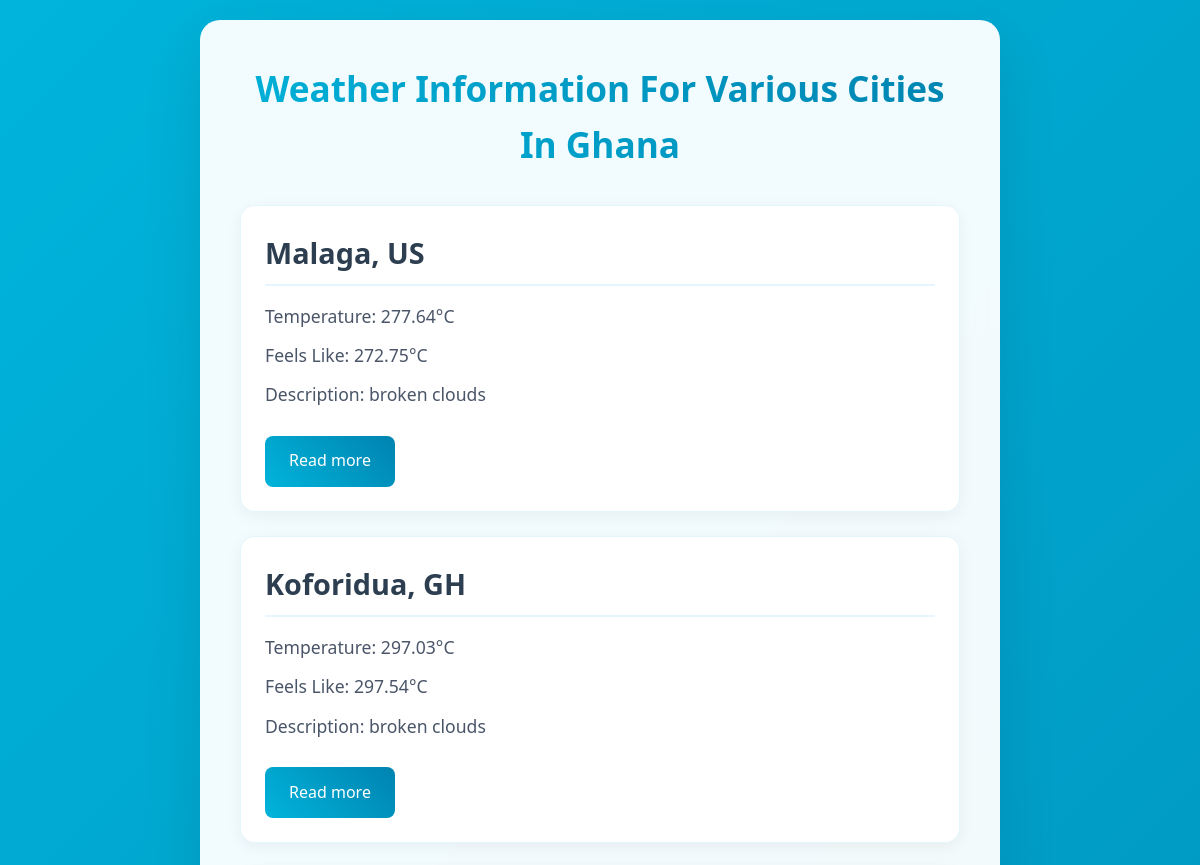
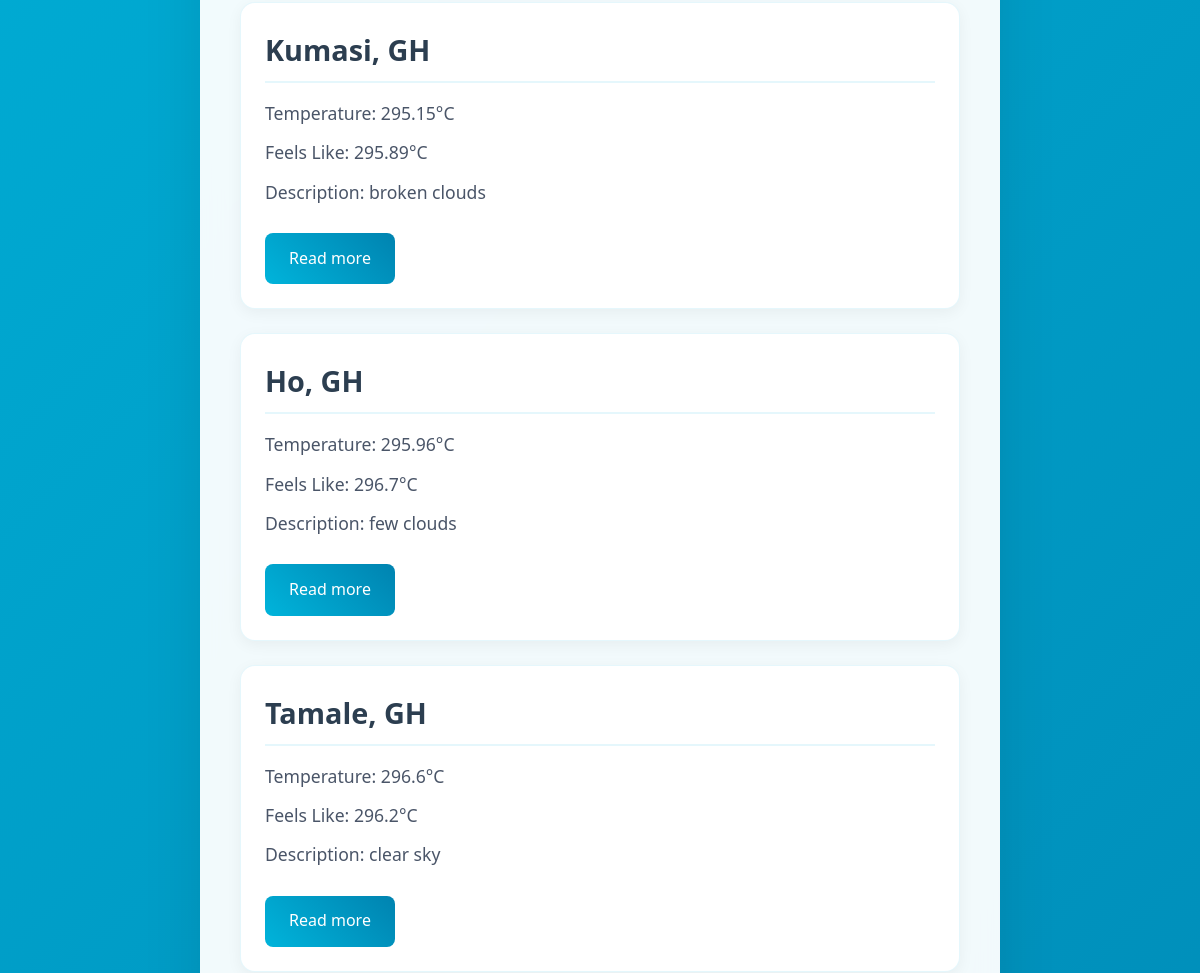
Page /skydata/weather/fetch/ (upper part) on the earlier database version (2 pictures, top to bottom).
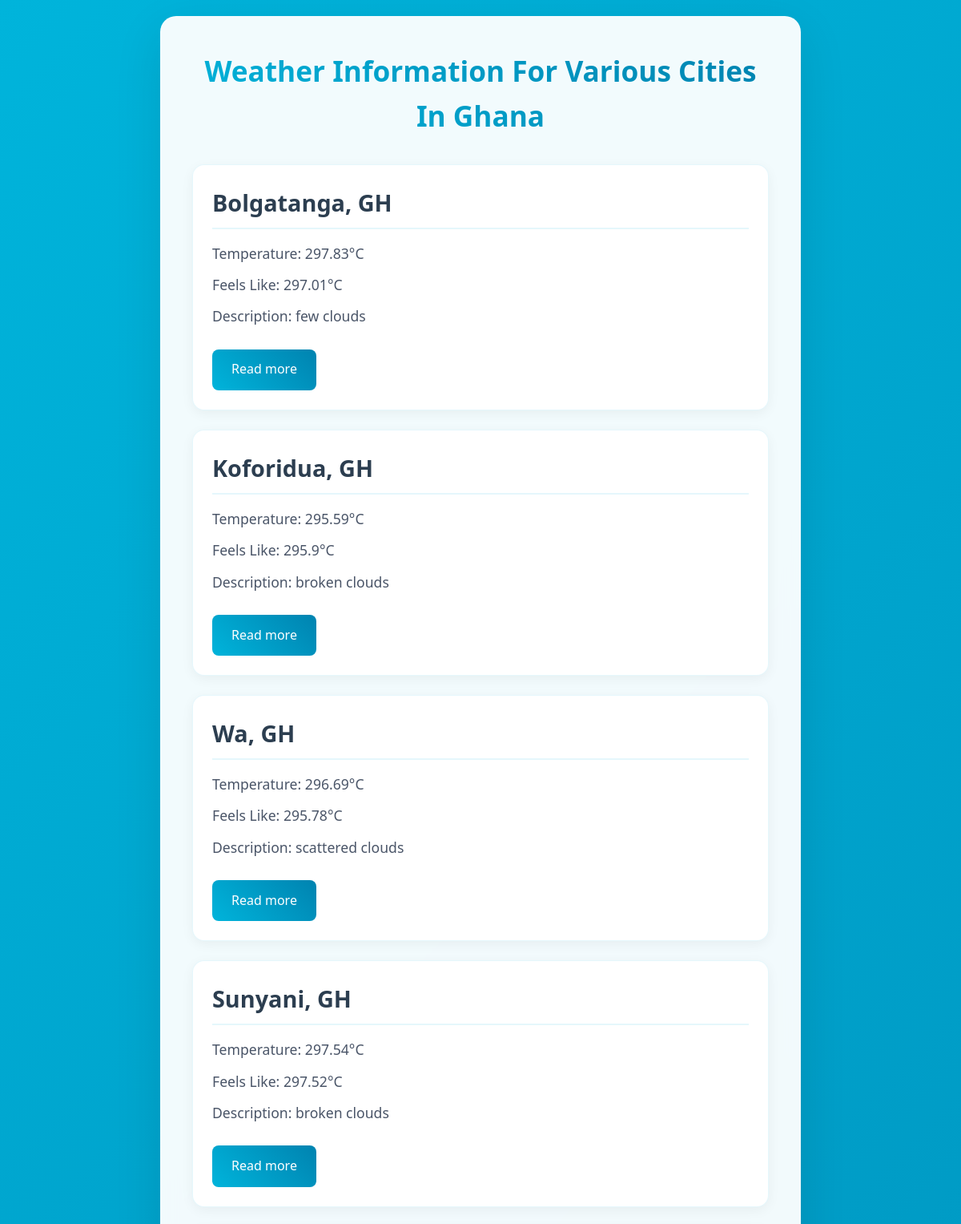
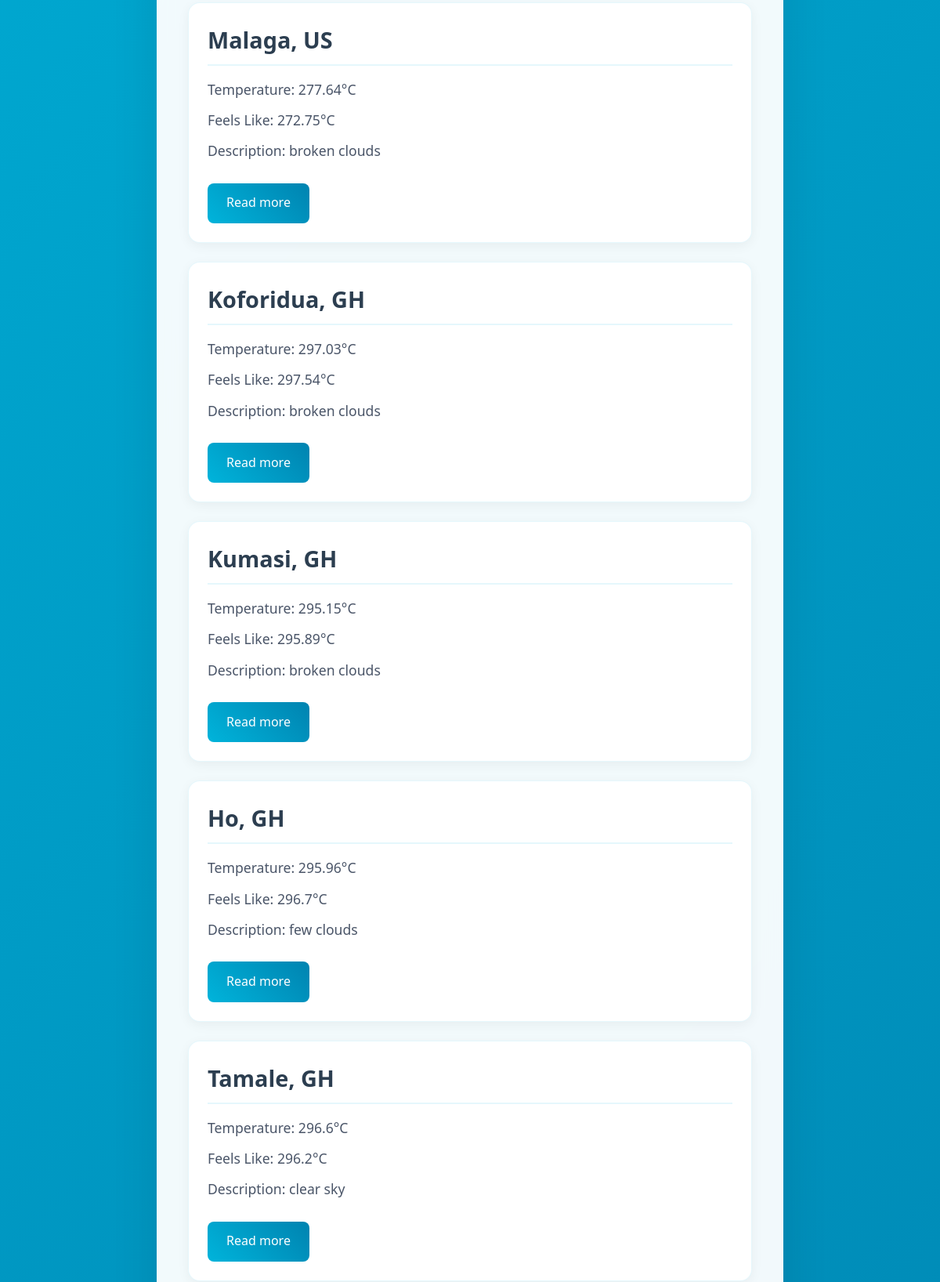
Same page on the later database version (2 pictures, top to bottom).
### skydata/models.py (models this page shows, shortened)
class SkynexusData(models.Model):
    id = models.AutoField(primary_key=True)
    city = models.CharField(max_length=100, default="NA")
    country = models.CharField(max_length=100, default='Unknown')
    temperature = models.FloatField(default=0.0)
    feels_like = models.FloatField(default=0.1)
    weather_description = models.CharField(max_length=255, default="NA")
    wind_speed = models.FloatField(default=0.0)
    humidity = models.IntegerField(default=0)
    created_at = models.DateTimeField(auto_now_add=True)

### skydata/views.py (the view)
# urls.py: path('weather/fetch/', views.fetch_skydata, name='fetch-skydata'),
def fetch_skydata(request):
    weather_data = SkynexusData.objects.all().order_by('-created_at')
    return render(request, 'weather-data.html', {'weather_data': weather_data})

### skydata/templates/weather-data.html (shortened to what this page needs)
<!DOCTYPE html>
<html lang="en">
<head>
    {% load static %}
    <link rel="stylesheet" href="{% static 'css/style.css' %}">
</head>
<body>
    <div class="container">
        <h1>Weather  Information For Various Cities In Ghana</h1>
        {% for data in weather_data %}
            <div class="weather-item">
                <h2>{{ data.city }}, {{ data.country }}</h2>
                <p>Temperature: {{ data.temperature }}°C</p>
                <p>Feels Like: {{ data.feels_like }}°C</p>
                <p>Description: {{ data.weather_description }}</p>
                <a href="{% url 'skydata:weather-details' data.id %}">Read more</a>
            </div>
        {% empty %}
            <p>No weather data available.</p>
        {% endfor %}
    </div>
</body>
</html>

Differences in the rows shown:
added SkynexusData: city "Bolgatanga", country "GH", temperature "297.83", feels_like "297.01", weather_description "few clouds"
added SkynexusData: city "Koforidua", country "GH", temperature "295.59", feels_like "295.9", weather_description "broken clouds"
added SkynexusData: city "Wa", country "GH", temperature "296.69", feels_like "295.78", weather_description "scattered clouds"
added SkynexusData: city "Sunyani", country "GH", temperature "297.54", feels_like "297.52", weather_description "broken clouds"
